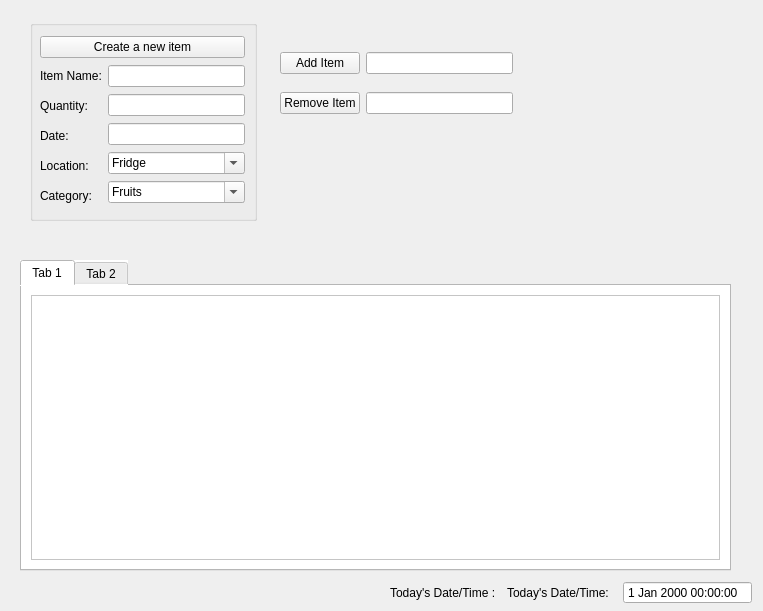
<?xml version="1.0" encoding="UTF-8"?>
<ui version="4.0">
 <class>My_House_Inventory</class>
 <widget class="QWidget" name="My_House_Inventory">
  <property name="enabled">
   <bool>true</bool>
  </property>
  <property name="geometry">
   <rect>
    <x>0</x>
    <y>0</y>
    <width>763</width>
    <height>611</height>
   </rect>
  </property>
  <property name="windowTitle">
   <string>Form</string>
  </property>
  <property name="windowIcon">
   <iconset resource="resource.qrc">
    <normaloff>:/newPrefix/images/building.png</normaloff>:/newPrefix/images/building.png</iconset>
  </property>
  <property name="autoFillBackground">
   <bool>false</bool>
  </property>
  <widget class="QWidget" name="layoutWidget">
   <property name="geometry">
    <rect>
     <x>280</x>
     <y>40</y>
     <width>233</width>
     <height>88</height>
    </rect>
   </property>
   <layout class="QHBoxLayout" name="horizontalLayout">
    <item>
     <layout class="QVBoxLayout" name="verticalLayout_2">
      <item>
       <widget class="QPushButton" name="Add_Item_Button">
        <property name="text">
         <string>Add Item</string>
        </property>
        <property name="icon">
         <iconset resource="resource.qrc">
          <normaloff>:/newPrefix/images/add-to-cart.png</normaloff>:/newPrefix/images/add-to-cart.png</iconset>
        </property>
       </widget>
      </item>
      <item>
       <widget class="QPushButton" name="Remove_Item_Button">
        <property name="text">
         <string>Remove Item</string>
        </property>
        <property name="icon">
         <iconset resource="resource.qrc">
          <normaloff>:/newPrefix/images/subtract-of-shopping-cart.png</normaloff>:/newPrefix/images/subtract-of-shopping-cart.png</iconset>
        </property>
       </widget>
      </item>
     </layout>
    </item>
    <item>
     <layout class="QVBoxLayout" name="verticalLayout">
      <item>
       <widget class="QLineEdit" name="Add_Item_Line_Edit">
        <property name="contextMenuPolicy">
         <enum>Qt::ContextMenuPolicy::NoContextMenu</enum>
        </property>
       </widget>
      </item>
      <item>
       <widget class="QLineEdit" name="Remove_Item_Line_Edit"/>
      </item>
     </layout>
    </item>
   </layout>
  </widget>
  <widget class="QWidget" name="layoutWidget">
   <property name="geometry">
    <rect>
     <x>390</x>
     <y>580</y>
     <width>362</width>
     <height>25</height>
    </rect>
   </property>
   <layout class="QHBoxLayout" name="horizontalLayout_2">
    <item>
     <widget class="QLabel" name="Date_Time_Title">
      <property name="text">
       <string>Today's Date/Time :</string>
      </property>
     </widget>
    </item>
    <item>
     <widget class="QLabel" name="Date_Time_Title_Text">
      <property name="text">
       <string>Today's Date/Time:</string>
      </property>
     </widget>
    </item>
    <item>
     <widget class="QDateTimeEdit" name="dateTimeEdit">
      <property name="enabled">
       <bool>true</bool>
      </property>
      <property name="acceptDrops">
       <bool>false</bool>
      </property>
      <property name="frame">
       <bool>true</bool>
      </property>
      <property name="readOnly">
       <bool>true</bool>
      </property>
      <property name="buttonSymbols">
       <enum>QAbstractSpinBox::ButtonSymbols::NoButtons</enum>
      </property>
      <property name="showGroupSeparator" stdset="0">
       <bool>false</bool>
      </property>
     </widget>
    </item>
   </layout>
  </widget>
  <widget class="QLabel" name="MushroomHouse">
   <property name="geometry">
    <rect>
     <x>610</x>
     <y>40</y>
     <width>91</width>
     <height>61</height>
    </rect>
   </property>
   <property name="text">
    <string/>
   </property>
   <property name="pixmap">
    <pixmap resource="resource.qrc">:/newPrefix/images/mushroom.png</pixmap>
   </property>
   <property name="scaledContents">
    <bool>true</bool>
   </property>
   <property name="wordWrap">
    <bool>false</bool>
   </property>
  </widget>
  <widget class="QTabWidget" name="CategoryTabWidget">
   <property name="geometry">
    <rect>
     <x>20</x>
     <y>260</y>
     <width>711</width>
     <height>311</height>
    </rect>
   </property>
   <property name="autoFillBackground">
    <bool>false</bool>
   </property>
   <property name="styleSheet">
    <string notr="true">background-color: rgb(255, 255, 255);</string>
   </property>
   <property name="tabShape">
    <enum>QTabWidget::TabShape::Rounded</enum>
   </property>
   <property name="currentIndex">
    <number>0</number>
   </property>
   <property name="documentMode">
    <bool>false</bool>
   </property>
   <property name="tabsClosable">
    <bool>false</bool>
   </property>
   <property name="tabBarAutoHide">
    <bool>false</bool>
   </property>
   <widget class="QWidget" name="tab">
    <attribute name="title">
     <string>Tab 1</string>
    </attribute>
    <layout class="QHBoxLayout" name="horizontalLayout_3">
     <item>
      <widget class="QTableView" name="ItemTableFromJson"/>
     </item>
    </layout>
   </widget>
   <widget class="QWidget" name="tab_2">
    <attribute name="title">
     <string>Tab 2</string>
    </attribute>
   </widget>
  </widget>
  <widget class="QGroupBox" name="Create_Item_Group_Box">
   <property name="enabled">
    <bool>true</bool>
   </property>
   <property name="geometry">
    <rect>
     <x>30</x>
     <y>20</y>
     <width>227</width>
     <height>201</height>
    </rect>
   </property>
   <property name="minimumSize">
    <size>
     <width>0</width>
     <height>170</height>
    </size>
   </property>
   <property name="autoFillBackground">
    <bool>false</bool>
   </property>
   <property name="title">
    <string/>
   </property>
   <property name="flat">
    <bool>true</bool>
   </property>
   <property name="checkable">
    <bool>false</bool>
   </property>
   <widget class="QWidget" name="">
    <property name="geometry">
     <rect>
      <x>10</x>
      <y>16</y>
      <width>205</width>
      <height>172</height>
     </rect>
    </property>
    <layout class="QGridLayout" name="gridLayout_2">
     <item row="0" column="0">
      <widget class="QPushButton" name="Create_An_Item_Button">
       <property name="text">
        <string>Create a new item</string>
       </property>
       <property name="icon">
        <iconset resource="resource.qrc">
         <normaloff>:/newPrefix/images/optimization.png</normaloff>:/newPrefix/images/optimization.png</iconset>
       </property>
      </widget>
     </item>
     <item row="1" column="0">
      <layout class="QGridLayout" name="gridLayout">
       <item row="0" column="0">
        <widget class="QLabel" name="label_item_name">
         <property name="text">
          <string>Item Name:</string>
         </property>
        </widget>
       </item>
       <item row="0" column="1" rowspan="5">
        <layout class="QVBoxLayout" name="verticalLayout_3">
         <item>
          <widget class="QLineEdit" name="Create_Item_Item_Name_Line_Edit"/>
         </item>
         <item>
          <widget class="QLineEdit" name="Create_Item_Quantity_Line_Edit"/>
         </item>
         <item>
          <widget class="QLineEdit" name="Create_Item_Date_Line_Edit">
           <property name="inputMask">
            <string/>
           </property>
           <property name="text">
            <string/>
           </property>
          </widget>
         </item>
         <item>
          <widget class="QComboBox" name="Location_comboBox">
           <property name="editable">
            <bool>true</bool>
           </property>
           <property name="currentText">
            <string>Fridge</string>
           </property>
           <property name="maxVisibleItems">
            <number>10</number>
           </property>
           <property name="maxCount">
            <number>2147483647</number>
           </property>
           <property name="minimumContentsLength">
            <number>1</number>
           </property>
           <property name="placeholderText">
            <string/>
           </property>
           <property name="duplicatesEnabled">
            <bool>false</bool>
           </property>
           <item>
            <property name="text">
             <string>Fridge</string>
            </property>
           </item>
           <item>
            <property name="text">
             <string>Cabinet</string>
            </property>
           </item>
           <item>
            <property name="text">
             <string>Yellow Box</string>
            </property>
           </item>
           <item>
            <property name="text">
             <string>Black Stand</string>
            </property>
           </item>
           <item>
            <property name="text">
             <string>Wall</string>
            </property>
           </item>
          </widget>
         </item>
         <item>
          <widget class="QComboBox" name="Category_comboBox">
           <property name="editable">
            <bool>true</bool>
           </property>
           <item>
            <property name="text">
             <string>Fruits</string>
            </property>
           </item>
           <item>
            <property name="text">
             <string>Ingredients</string>
            </property>
           </item>
           <item>
            <property name="text">
             <string>Snow Gear</string>
            </property>
           </item>
           <item>
            <property name="text">
             <string>Bathroom</string>
            </property>
           </item>
          </widget>
         </item>
        </layout>
       </item>
       <item row="1" column="0">
        <widget class="QLabel" name="label_quantity">
         <property name="text">
          <string>Quantity:</string>
         </property>
        </widget>
       </item>
       <item row="2" column="0">
        <widget class="QLabel" name="label_date">
         <property name="text">
          <string>Date:</string>
         </property>
        </widget>
       </item>
       <item row="3" column="0">
        <widget class="QLabel" name="label_location">
         <property name="text">
          <string>Location:</string>
         </property>
        </widget>
       </item>
       <item row="4" column="0">
        <widget class="QLabel" name="label">
         <property name="text">
          <string>Category:</string>
         </property>
        </widget>
       </item>
      </layout>
     </item>
    </layout>
   </widget>
  </widget>
 </widget>
 <resources>
  <include location="resource.qrc"/>
 </resources>
 <connections/>
</ui>
